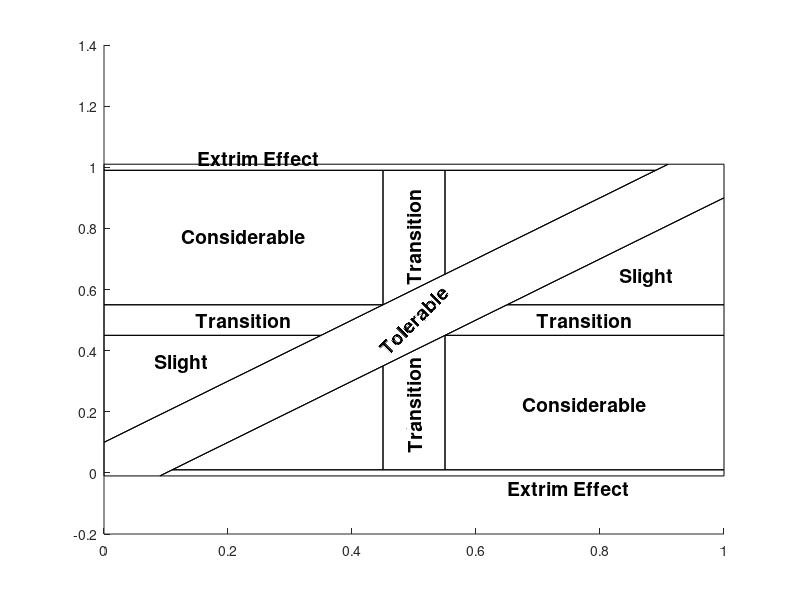

Write MATLAB code to recreate this figure.
function Fig=PlotPerformanceBoxLegend(Fig)
%% Check Figure handel
if nargin<1
    a=figure();
    Fig.Fig=a;
end
if isnumeric(Fig)
    Temp=Fig;
    clear Fig
    Fig.Fig=Temp;
end
%%
if ~isfield(Fig,'MarginRate')
    Fig.MarginRate=0.1;
end
%% Text, Title and Labels
if ~isfield(Fig,'AddLine')
    Fig.AddLine=true;
end
if ~isfield(Fig,'TextSize')
    Fig.TextSize=14;
end
if ~isfield(Fig,'Title')
    Fig.Title='';
end
if ~isfield(Fig,'YLabel')
    Fig.YLabel='';
end
if ~isfield(Fig,'XLabel')
    Fig.XLabel='';
end
%% Extract Reagons Percentage
%    <------A------> <----B----> <------A------->\
%    ____________________________________________ \T
% ^ |                                        /   | \
% C |____________________11________________/    /|
% ^ |               |           |   3    /    /  |
% ' |               |           |      /    /    |
% A"|       1       |     2     |    /    /      |
% ' |               |           |  /    /    3   |
% ' |               |           |/    /          |
% - |_______________|__________/    /____________|
% ^ |               |        /    /              |
% ' |               |  5   /    /                |
% B |      4        |    /    / |       6        |
% ' |               |  / 10 /   |                |
% ' |               |/    /  5  |                |
% - |______________/    /_______|________________|
% ^ |            /    /         |                |
% ' |          /    /           |                |
% ' |  7     /    / |           |                |
% A"|      /    /   |           |                |
% ' |    /    /  7  |     8     |        9       |
% _ |  /    /____________________________________|
% C |/    /                                      |
% - |___/________________12______________________|
% T  .
% * B=1-2xA
% * A" = A-C

if ~isfield(Fig,'AreaNum')
    Fig.AreaNum=12;
end
switch Fig.AreaNum
    case 1
        Fig.AreaA=2;
        Fig.AreaB=0;
        Fig.AreaC=0;
        Fig.AreaT=0;
    case 4
        Fig.AreaA=0.5;
        Fig.AreaB=0;
        Fig.AreaC=0;
        Fig.AreaT=0;
    case 9
        if ~isfield(Fig,'AreaA')
            Fig.AreaA=0.45;
        end
        Fig.AreaB=1-2*Fig.AreaA;
        Fig.AreaC=0;
        Fig.AreaT=0;
    case 10
        if ~isfield(Fig,'AreaA')
            Fig.AreaA=0.45;
        end
        Fig.AreaB=1-2*Fig.AreaA;
        Fig.AreaC=0;
        if ~isfield(Fig,'AreaT')
            Fig.AreaT=0.1;
        end
    case 11
        if ~isfield(Fig,'AreaA')
            Fig.AreaA=0.45;
        end
        Fig.AreaB=1-2*Fig.AreaA;
        if ~isfield(Fig,'AreaC')
            Fig.AreaC=0.01;
        end
        Fig.AreaT=0;
    case 12
        if ~isfield(Fig,'AreaA')
            Fig.AreaA=0.45;
        end
        Fig.AreaB=1-2*Fig.AreaA;
        if ~isfield(Fig,'AreaC')
            Fig.AreaC=0.01;
        end
        if ~isfield(Fig,'AreaT')
            Fig.AreaT=0.1;
        end
    otherwise
        Fig.AreaA=2;
        Fig.AreaB=0;
        Fig.AreaC=0;
        Fig.AreaT=0;
end


if ~isfield(Fig,'AreaLegendsName')
    Fig.AreaLegendsName={'Considerable','Transition','Slight',...
                         'Transition','Transition','Transition',...
                         'Slight','Transition','Considerable',...
                         'Tolerable','Extrim Effect','Extrim Effect'};
end


if ~isfield(Fig,'PlotBoundryLines')
    Fig.PlotBoundryLines=true;
end
if ~isfield(Fig,'TypePercentage')
    Fig.TypePercentage=true;
end
if ~isfield(Fig,'CAreaPercentageTreshold')
    Fig.CAreaPercentageTreshold=1;
end
if ~isfield(Fig,'CenterAreaPercentageTreshold')
    Fig.CenterAreaPercentageTreshold=1;
end
if Fig.PlotBoundryLines
    if ~isfield(Fig,'BoundryLinesStyle')
        Fig.BoundryLinesStyle='k';
    end
    if ~isfield(Fig,'BoundryLinesSize')
        Fig.BoundryLinesSize=0.5;
    end
end

%% Color Map and Colorbar
if ~isfield(Fig,'ColorMAP')
    Fig.ColorMAP=[0.9,0.1,0.1
                  0.8,0.4,0.8
                  0.4,0.4,1.0
                  0.8,0.4,0.8
                  0.0,0.5,0.0
                  0.8,0.4,0.8
                  0.4,0.4,1.0
                  0.8,0.4,0.8
                  0.9,0.1,0.1
                  0.0,1.0,0.0
                  1.0,0.1,0.1
                  1.0,0.1,0.1];
end
if ~isfield(Fig,'ColorRenge')
    Fig.ColorRenge=[1,12];
end
%% Scatter Size
if ~isfield(Fig,'ScatterSize')
    Fig.ScatterSize=2;
end
%% Correct Axis
if isfield(Fig,'Fig')
    figure(Fig.Fig)
else
    figure()
end

if isfield(Fig,'SubFig')
    if length(Fig.SubFig)==3
        subplot(Fig.SubFig{1},Fig.SubFig{2},Fig.SubFig{3})
    else
        subplot(Fig.SubFig)
    end
end
if Fig.PlotBoundryLines
    A=Fig.AreaA;
    B=Fig.AreaB;
    C=Fig.AreaC;
    T=Fig.AreaT;
    Bot=0;
    Top=1;
    
    hold on
    x=[];
    y=[];
    if T>0 && T<=B
        x=[      Bot  ,A    ,A  ,Bot,Bot  ]; %x1
        y=[      Top-C,Top-C,A+B,A+B,Top-C]; %y1
        x=[x,NaN,A  ,A    ,A+B  ,A+B  ,A+B-T,A  ];%x2
        y=[y,NaN,A+B,Top-C,Top-C,A+B+T,A+B  ,A+B];%y2
        x=[x,NaN,A+B  ,A+B  ,Top-C-T,A+B  ,NaN,A+B+T,Top,Top  ,A+B+T];%x3
        y=[y,NaN,Top-C,A+B+T,Top-C  ,Top-C,NaN,A+B  ,A+B,Top-T,A+B  ];%y3
        x=[x,NaN,Bot,Bot,A  ,A  ,A-T,Bot];%x4
        y=[y,NaN,A  ,A+B,A+B,A+T,A  ,A  ];%y4
        x=[x,NaN,A  ,A  ,A+B-T,A  ,NaN,A+B  ,A+T,A+B,A+B  ];%x5
        y=[y,NaN,A+B,A+T,A+B  ,A+B,NaN,A+B-T,A  ,A  ,A+B-T];%y5
        x=[x,NaN,A+B,Top,Top,A+B+T,A+B  ,A+B];%x6
        y=[y,NaN,A  ,A  ,A+B,A+B  ,A+B-T,A  ];%y6
        x=[x,NaN,Bot,Bot,A-T,Bot,NaN,T+C  ,A    ,A  ,T+C  ];%x7
        y=[y,NaN,T  ,A  ,A  ,T  ,NaN,Bot+C,Bot+C,A-T,Bot+C];%y7
        x=[x,NaN,A    ,A+B  ,A+B,A+T,A  ,A    ];%x8
        y=[y,NaN,Bot+C,Bot+C,A  ,A  ,A-T,Bot+C];%y8
        x=[x,NaN,A+B  ,Top  ,Top,A+B,A+B  ];%x9
        y=[y,NaN,Bot+C,Bot+C,A  ,A  ,Bot+C];%y9
        x=[x,NaN,T-C  ,Top  ,Top  ,Top+C-T,Bot,Bot  ,T-C  ];%x10
        y=[y,NaN,Bot-C,Top-T,Top+C,Top+C  ,T  ,Bot-C,Bot-C];%y10
        x=[x,NaN,Bot  ,Top-C-T,Top+C-T,Bot  ,Bot  ];%x11
        y=[y,NaN,Top-C,Top-C  ,Top+C  ,Top+C,Top-C];%y11
        x=[x,NaN,T-C  ,Top  ,Top  ,T+C  ,T-C  ];%x12
        y=[y,NaN,Bot-C,Bot-C,Bot+C,Bot+C,Bot-C];%y12
    elseif T>B
        x=[Bot  ,A    ,A  ,A+B-T,Bot,Bot  ]; %x1
        y=[Top-C,Top-C,A+T,A+B  ,A+B,Top-C]; %y1
        x=[x,NaN,A    ,A+B  ,A+B  ,A  ,A    ];%x2
        y=[y,NaN,Top-C,Top-C,A+B+T,A+T,Top-C];%y2
        x=[x,NaN,A+B  ,A+B  ,Top-C-T,A+B  ,NaN,A+B+T,Top,Top  ,A+B+T];%x3
        y=[y,NaN,Top-C,A+B+T,Top-C  ,Top-C,NaN,A+B  ,A+B,Top-T,A+B  ];%y3
        x=[x,NaN,Bot,Bot,A+B-T,A-T,Bot];%x4
        y=[y,NaN,A  ,A+B,A+B  ,A  ,A  ];%y4
        %     x=[x,NaN];%x5
        %     y=[y,NaN];%y5
        x=[x,NaN,A+T,Top,Top,A+B+T,A+T];%x6
        y=[y,NaN,A  ,A  ,A+B,A+B  ,A  ];%y6
        x=[x,NaN,Bot,Bot,A-T,Bot,NaN,T+C  ,A    ,A  ,T+C  ];%x7
        y=[y,NaN,T  ,A  ,A  ,T  ,NaN,Bot+C,Bot+C,A-T,Bot+C];%y7
        x=[x,NaN,A    ,A+B  ,A+B  ,A  ,A    ];%x8
        y=[y,NaN,Bot+C,Bot+C,A+B-T,A-T,Bot+C];%y8
        x=[x,NaN,A+B  ,Top  ,Top,A+T,A+B  ,A+B  ];%x9
        y=[y,NaN,Bot+C,Bot+C,A  ,A  ,A+B-T,Bot+C];%y9
        x=[x,NaN,T-C  ,Top  ,Top  ,Top+C-T,Bot,Bot  ,T-C  ];%x10
        y=[y,NaN,Bot-C,Top-T,Top+C,Top+C  ,T  ,Bot-C,Bot-C];%y10
        x=[x,NaN,Bot  ,Top-C-T,Top+C-T,Bot  ,Bot  ];%x11
        y=[y,NaN,Top-C,Top-C  ,Top+C  ,Top+C,Top-C];%y11
        x=[x,NaN,T-C  ,Top  ,Top  ,T+C  ,T-C  ];%x12
        y=[y,NaN,Bot-C,Bot-C,Bot+C,Bot+C,Bot-C];%y12
    elseif T==0
        x=[      Bot  ,A    ,A    ,Bot  ,Bot  ];%x1
        y=[      Top-C,Top-C,A+B  ,A+B  ,Top-C];%y1
        x=[x,NaN,A    ,A    ,A+B  ,A+B  ,A    ];%x2
        y=[y,NaN,A+B  ,Top-C,Top-C,A+B  ,A+B  ];%y2
        x=[x,NaN,A+B  ,A+B  ,Top  ,Top  ,A+B  ];%x3
        y=[y,NaN,Top-C,A+B  ,A+B  ,Top-C,Top-C];%y3
        x=[x,NaN,Bot  ,Bot  ,A    ,A    ,Bot  ];%x4
        y=[y,NaN,A    ,A+B  ,A+B  ,A    ,A    ];%y4
        x=[x,NaN,A    ,A    ,A+B  ,A+B  ,A    ];%x5
        y=[y,NaN,A    ,A+B  ,A+B  ,A    ,A    ];%y5
        x=[x,NaN,A+B  ,Top  ,Top  ,A+B  ,A+B  ];%x6
        y=[y,NaN,A    ,A    ,A+B  ,A+B  ,A    ];%y6
        x=[x,NaN,Bot  ,Bot  ,A    ,A    ,Bot  ];%x7
        y=[y,NaN,Bot+C,A    ,A    ,Bot+C,Bot+C];%y7
        x=[x,NaN,A    ,A+B  ,A+B  ,A    ,A    ];%x8
        y=[y,NaN,Bot+C,Bot+C,A    ,A    ,Bot+C];%y8
        x=[x,NaN,A+B  ,Top  ,Top  ,A+B  ,A+B  ];%x9
        y=[y,NaN,Bot+C,Bot+C,A    ,A    ,Bot+C];%y9
        x=[x,NaN,Bot  ,Top  ,Top  ,Bot  ,Bot  ];%x11
        y=[y,NaN,Top-C,Top-C,Top+C,Top+C,Top-C];%y11
        x=[x,NaN,Bot  ,Top  ,Top  ,Bot  ,Bot  ];%x12
        y=[y,NaN,Bot-C,Bot-C,Bot+C,Bot+C,Bot-C];%y12
    end
    z=13*ones(size(x));
    z(isnan(x))=NaN;
    plot3(x,y,z,Fig.BoundryLinesStyle,'LineWidth',Fig.BoundryLinesSize)
    hold off
end
    A=Fig.AreaA;
    B=Fig.AreaB;
    C=Fig.AreaC;
    T=Fig.AreaT;
    
    Bot=0;
    Top=1;
    e=0.05;
    
    
    x5=NaN;
    y5=NaN;
    F5=false;
    Fx5=NaN;
    Fy5=NaN;
    A5=0;
%     x5=A+B-e;
%     y5=A+B-e;
%     F5=true;
%     Fx5=Bot-e;
%     Fy5=A+B/2;
%     A5=90;
    
    x11=B+T+e;
    y11=Top+0.03;
    F11=false;
    Fx11=NaN;
    Fy11=NaN;
    A11=0;
    
    x12=Top-T-A/3;
    y12=Bot-0.05;
    F12=false;
    Fx12=NaN;
    Fy12=NaN;
    A12=0;
    
%     if T>0 && T<=B
        x   =[A/2    ,A+B/2  ,1.5*A+B+T,A/2  ,x5 ,1.5*A+B,A/2-T,A+B/2,1.5*A+B,A+B/2,x11 ,x12 ];
        y   =[Top-A/2,Top-A/2,Top-A*0.8,A+B/2,y5 ,A+B/2  ,4*A/5,A/2  ,A/2    ,A+B/2,y11 ,y12 ];
        Flag=[false  ,false  ,false    ,false,F5 ,false  ,false,false,false  ,false,F11 ,F12 ];
        Flgx=[0      ,0      ,0        ,0    ,Fx5,0      ,0    ,0    ,0      ,0    ,Fx11,Fx12];
        Flgy=[0      ,0      ,0        ,0    ,Fy5,0      ,0    ,0    ,0      ,0    ,Fy11,Fy12];
        Angl=[0      ,90     ,0        ,0    ,A5 ,0      ,0    ,90   ,0      ,45   ,A11 ,A12 ];
%     elseif T>B
%     elseif T==0
%     end
    for i=1:length(x)
        if ~Flag(i)
        text(   x(i),   y(i),13,Fig.AreaLegendsName{i},'FontWeight','Bold','FontSize',Fig.TextSize,'HorizontalAlignment','center','Rotation',Angl(i),'Color','k');%[1,1,1]-Fig.ColorMAP(i,:))
        else
        hold on
        plot3([x(i),Flgx(i)+(0.3*(x(i)-Flgx(i)))],[y(i),Flgy(i)],[13,13],'--k')
        hold off
        text(Flgx(i),Flgy(i),13,Fig.AreaLegendsName{i},'FontSize',Fig.TextSize,'HorizontalAlignment','center','Rotation',Angl(i),'Color','k');%[1,1,1]-Fig.ColorMAP(i,:))
        end
    end
